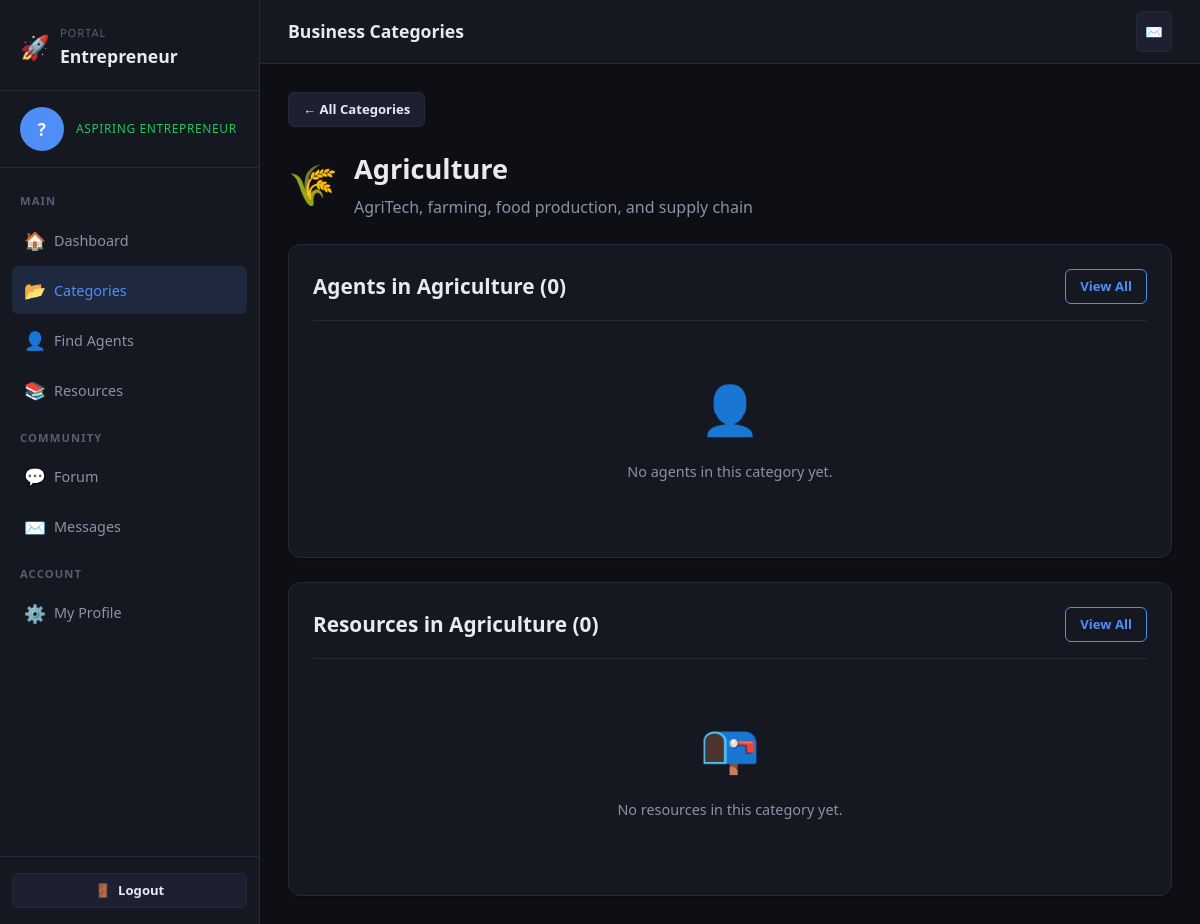
/user/categories.php?id=6 (signed in), run on the app's committed database.
### tables this page shows
CREATE TABLE categories (
    id          INT AUTO_INCREMENT PRIMARY KEY,
    name        VARCHAR(100) NOT NULL,
    description TEXT,
    icon        VARCHAR(50),
    created_at  DATETIME DEFAULT CURRENT_TIMESTAMP
);

### user/categories.php (the view, shortened to what this page needs)
<?php
require_once dirname(__DIR__) . '/includes/header.php';
if (isset($_GET['id'])) {
    $cid     = (int)$_GET['id'];
    $cat_row = $conn->query("SELECT * FROM categories WHERE id=$cid")->fetch_assoc();
    $agents = $conn->query("SELECT a.*,
        (SELECT AVG(rating) FROM feedback WHERE agent_id=a.id) AS avg_rating
        FROM agents a
        WHERE a.category_id=$cid AND a.approval_status='approved'
        ORDER BY avg_rating DESC");
    $content = $conn->query("SELECT bc.*, a.name AS agent_name FROM business_content bc
        LEFT JOIN agents a ON bc.agent_id=a.id
        WHERE bc.category_id=$cid AND bc.status='published'
        ORDER BY bc.created_at DESC LIMIT 9");
    ?>
    <a href="<?= $base ?>/user/categories.php" class="btn btn-secondary btn-sm mb-20">← All Categories</a>
    <div style="display:flex;align-items:center;gap:16px;margin-bottom:24px">
      <div style="font-size:2.5rem"><?= $cat_row['icon'] ?></div>
      <div>
        <h2 style="margin-bottom:4px"><?= htmlspecialchars($cat_row['name']) ?></h2>
        <p style="color:var(--txt-secondary)"><?= htmlspecialchars($cat_row['description']) ?></p>
      </div>
    </div>
    <div class="card mb-24">
      <div class="card-header">
        <h3>Agents in <?= htmlspecialchars($cat_row['name']) ?> (<?= $agents->num_rows ?>)</h3>
        <a href="<?= $base ?>/user/agents.php?category=<?= $cid ?>" class="btn btn-outline btn-sm">View All</a>
      </div>
      <?php if ($agents->num_rows === 0): ?>
        <div class="empty-state" style="padding:30px">
          <div class="empty-icon">👤</div>
          <p>No agents in this category yet.</p>
        </div>
      <?php endif; ?>
    </div>
    <div class="card">
      <div class="card-header">
        <h3>Resources in <?= htmlspecialchars($cat_row['name']) ?> (<?= $content->num_rows ?>)</h3>
        <a href="<?= $base ?>/user/resources.php?category=<?= $cid ?>" class="btn btn-outline btn-sm">View All</a>
      </div>
      <?php if ($content->num_rows === 0): ?>
        <div class="empty-state" style="padding:30px">
          <div class="empty-icon">📭</div>
          <p>No resources in this category yet.</p>
        </div>
      <?php endif; ?>
    </div>
    <?php require_once dirname(__DIR__) . '/includes/footer.php'; ?>
    <?php return;
}
?>
<?php require_once dirname(__DIR__) . '/includes/footer.php'; ?>

### assets/css/style.css (style rules this page uses)
*, *::before, *::after { box-sizing: border-box; margin: 0; padding: 0; }
:root { --clr-bg: #0d0f14; --clr-surface: #151820; --clr-surface2: #1c2030; --clr-border: #252a3a; --clr-accent: #4f8ef7; --clr-accent2: #7c5ef7; --clr-success: #22c55e; --clr-warning: #f59e0b; --clr-danger: #ef4444; --clr-info: #06b6d4; --txt-primary: #e8eaf0; --txt-secondary: #8b92a8; --txt-muted: #565d75; --font-base: 'Segoe UI', system-ui, sans-serif; --font-mono: 'JetBrains Mono', monospace; --radius-sm: 6px; --radius: 12px; --radius-lg: 20px; --shadow-sm: 0 1px 3px rgba(0,0,0,.4); --shadow: 0 4px 20px rgba(0,0,0,.5); --shadow-lg: 0 8px 40px rgba(0,0,0,.6); --sidebar-w: 260px; }
html { font-size: 16px; scroll-behavior: smooth; }
body { font-family: var(--font-base); background: var(--clr-bg); color: var(--txt-primary); line-height: 1.6; min-height: 100vh; }
a { color: var(--clr-accent); text-decoration: none; }
h2 { font-size: clamp(1.3rem, 3vw, 1.7rem); font-weight: 700; }
h3 { font-size: clamp(1.1rem, 2.5vw, 1.3rem); font-weight: 600; }
.card { background: var(--clr-surface); border: 1px solid var(--clr-border); border-radius: var(--radius); padding: 24px; box-shadow: var(--shadow-sm); }
.card-header { display: flex; align-items: center; justify-content: space-between; margin-bottom: 20px; padding-bottom: 16px; border-bottom: 1px solid var(--clr-border); }
.card-header h3 { margin: 0; }
.btn { display: inline-flex; align-items: center; gap: 7px; padding: 10px 20px; border-radius: var(--radius-sm); font-size: .9rem; font-weight: 600; font-family: var(--font-base); border: none; cursor: pointer; transition: all .2s; text-decoration: none; white-space: nowrap; }
.btn-secondary { background: var(--clr-surface2); color: var(--txt-primary); border: 1px solid var(--clr-border); }
.btn-outline { background: transparent; color: var(--clr-accent); border: 1px solid var(--clr-accent); }
.btn-sm { padding: 6px 14px; font-size: .82rem; }
.empty-state { text-align: center; padding: 60px 20px; color: var(--txt-secondary); }
.empty-state .empty-icon { font-size: 3rem; margin-bottom: 12px; }
.empty-state p { margin-bottom: 20px; font-size: .9rem; }
.mb-20 { margin-bottom: 20px; }
.mb-24 { margin-bottom: 24px; }

### data on the page
categories: icon "🌾", name "Agriculture", description "AgriTech, farming, food production, and supply chain"

### other printed values
$initials "?"
$role_label "ASPIRING ENTREPRENEUR"
$page_title "Business Categories"
$agents->num_rows "0"
$content->num_rows "0"
